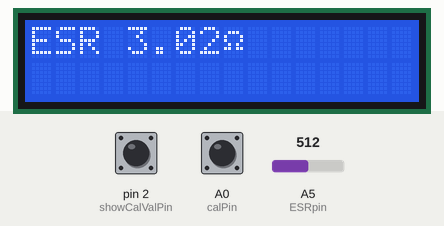
This sketch was run on a simulated Arduino Uno, built with avr-gcc and run on an emulated ATmega328P. On the bench: 16×2 character LCD. The test bench sets the inputs (shaded band); at power-on: A0 (calPin) HIGH, A5 (ESRpin) = 512, pin 2 (showCalValPin) HIGH.

Above: at 1.2 s.
1.3 s: A0 (calPin) pulled LOW for 0.15 s
At 2.2 s:
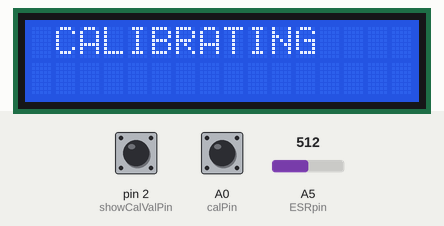
3.9 s: A5 (ESRpin) set to 55
At 5.0 s:
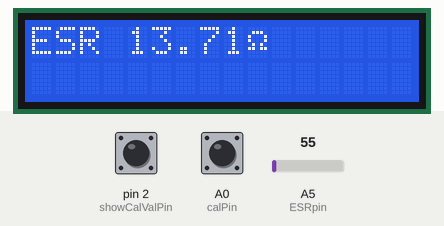
5.8 s: A5 (ESRpin) set to 45
At 7.4 s:
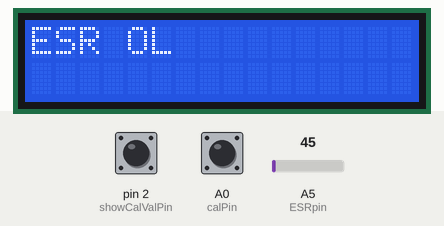
7.7 s: pin 2 (showCalValPin) pulled LOW for 0.15 s
At 8.8 s:
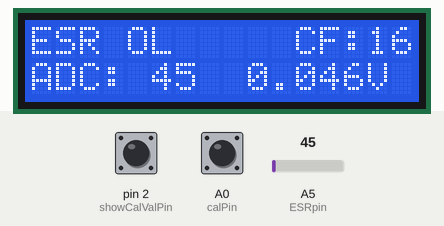
9.6 s: A5 (ESRpin) set to 74
At 10.9 s:
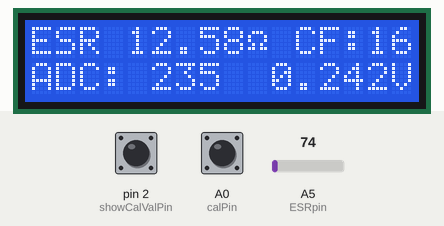
11.6 s: A0 (calPin) pulled LOW for 1 s
At 14.7 s:
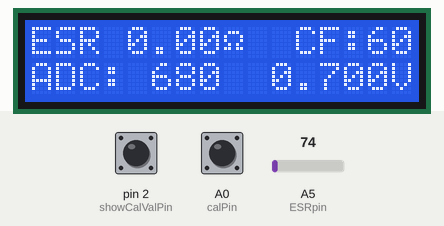
Timing chart, 0 to 15.4 s (numbered marks = the images above; inputs shaded):
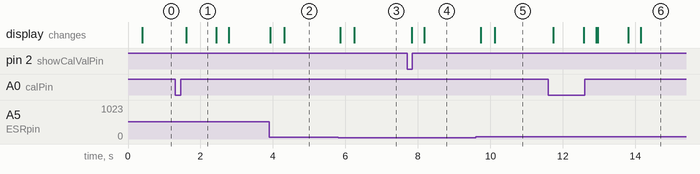

The sketch:

ArduinoESRshieldV1.ino
```cpp
/*
 ESR_CODE
 Reads an analog input on pin 5, converts it to a Equivalent Series Resistance in ohms.
 Prints the result to a LCD.
 To be used with ESR Shield Rev 1 and Arduino Uno R3 with 1.1 volt internal reference.

 Arduino Pins Used:

    A0:  A0 is used by the SainSmart analog buttons. Since I am using the 1.1 volt internal reference for A5 the
         only buttons that will work are the UP, DOWN, and Right. They all call the Calibrate method.

    A5:  A5 is used to read the rectified voltage output by the second op amp.

    D2:  D2 is assigned as an external interrupt. This method sets a flag to display calibration detail on the lcd
         and can also be used to call the calibration method should an LCD be used that doesn't have buttons.

    The ESR Shield must be manually spanned using trim pots R9 and R5 such that the output ESRpin (A5) reads:
      Calibration:
      Leads shorted:  Volt should = 700 mV
      10 Ohms:        Volt should = 295 mV

      Calibration Procedure:
        Remove LCD shield if installed.
        Center the precision trim pots R5 (Attenuation), R6 (Frequency) and R9 (Load).

        Frequency Calibration:
            With the ESR shield installed on the Arduino Uno connect a DMM (set to Hz), Frequency Counter
            or an Oscilloscope to pin 1 of the op amp on the ESR shield and adjust trim pot R6 to set the
            desired frequency, typically 100khz.

        Voltage Output Calibration:
            Short the ESR shield test leads together.
            Using a voltmeter, measure the DC voltage across pin A5 of the ESR shield and ground.
            Adjust trim pot R9 until the voltmeter reads 700 mV.
            Remove the test leads and put them across a tested 10 ohm 1% (or better) precision resistor.
            Adjust trim pot R5 until the voltmeter reads 295 mV.
            Short the leads together again and check the voltmeter.
            Adjust trim pot R9 until the voltmeter reads 700 mV.
            Continue going back and forth until the readings are stable @ 700mV shorted and 295mV @ 10 ohms.
            A few mV one way or the other is fine, it doesn't have to be perfect.
            We will trim it with the calibration factors, just get it close.

        Connect the LCD shield if installed.

 By Dennis Hill
 03/05/2013
 */

// include the library code:
#include <LiquidCrystal.h>

//  -= Using SainSmart LCD Shield =-
// LCD Pins RS, En, D4, D5, D6, D7
// Create an instance of the LiquidCrystal class and name it lcd.
LiquidCrystal lcd(8, 9, 4, 5, 6, 7);

// ESR Shield R1 uses the Arduino Uno analog pin 5 (019) to measure voltage
// and then converts the measured value to resistance.
const int ESRpin = A5;

// Analog pin 0 used by the SainSmart LCD shield buttons. We will use these to request
// calibration.
const int calPin = A0;

// This value will be used to set the base value of the ADC noise floor.
const byte noiseFloor = 50;

// This is the pin used to setup an external interrupt to poll the show
// calibration request button on digital pin 2.
const int showCalValPin = 2;

// This constant is used to convert the ADC value into voltage.
// This value is used when the ADC reference value is set to 1.1 volts.
// Change this value to fine tune your Arduino.
const float voltageStep = 0.00103;

// Variable used to hold value read from ADC.
unsigned  int adcVal = 0;

// Variable used to accumulate ADC values.
unsigned long adcTemp = 0;

// Variable used to hold calculated voltage value from ADC.
float voltage = 0;

// Variable to hold calculated resistance measurement derived from ADC value.
float ohms = 0;

// Variable used to hold the ADC calibration factor.
int adcCorrection = 0;

// Interrupt variable used to signal calibration function is requested.
volatile boolean calFlag = false;

// Interrupt variable used to signal the display of calibration values is requested.
volatile boolean showCalFlag = false;

// Variable used to toggle display of the calibration values.
boolean showCal = false;

// Not implemented in this version.
// Variable to adjust LCD back-light intensity.
// byte BackLightPWM = 0;

// Measured ADC values at specified resistance.
const float _1ohm = 622;
const float _2ohm = 569;
const float _3ohm = 521;
const float _4ohm = 478;
const float _5ohm = 439;
const float _6ohm = 403;
const float _7ohm = 371;
const float _8ohm = 341;
const float _9ohm = 314;
const float _10ohm = 290;
const float _11ohm = 267;
const float _12ohm = 246;
const float _13ohm = 227;
const float _14ohm = 210;
const float _15ohm = 193;
const float _16ohm = 178;
const float _17ohm = 164;
const float _18ohm = 151;
const float _19ohm = 139;
const float _20ohm = 128;
const float _21ohm = 118;

/* -============================ SETUP ============================- */
void setup() {
    // Initialize the LCD; 16 Columns x 2 Lines.
    lcd.begin(16, 2);

    // Configure pin (A0) as an input for requesting calibration.
    pinMode(calPin, INPUT);

    // Turn on the internal pull-up resistor on pin (A0).
    digitalWrite(calPin, HIGH);

   // Run the method to initialize the pinChange interrupt in order to poll calPin (A0)
   // for calibration requests.
   initLCDbuttonInterrupt();

   // Uno only!!!
   // Set the ADC voltage reference to the internal 1.1 volt reference.
   analogReference(INTERNAL);

   // Configure digital pin showCalValPin (2) as an input.
   pinMode(showCalValPin,INPUT);

   // Turn on the internal pull-up resistor on showCalValPin (2).
   digitalWrite(showCalValPin,HIGH);

   // Attach external interrupt 0 to showCalValPin (pin 2), trigger on the falling edge
   // and call the interruptESRshieldButton method when the event fires.
   attachInterrupt(0, interruptESRshieldButton, FALLING);

 }
/* -============================ end SETUP end ============================- */


/* -============================ LOOP ============================- */
void loop() {
    /*
    Purpose:
        Checks calFlag each time through and calls Calibrate routine if needed.
        Checks showCalFlag and toggles the display of calibration values if needed.
        Then reads 64 samples of the ADC on analog pin 5.
        Calculates a mean ADC value and determines the voltage.
        Calls the esrCalc function that interpolates the resistance from the ADC mean value.
    */

    if (calFlag)            // Check to see if user requested a calibration.
    {						// i.e., User pressed up button on LCD/Button shield.
        Calibrate();        // Call the Calibration procedure.
        calFlag = false;    // Reset the request flag.
    }

    if (showCalFlag)           // Check to see if user requested display of calibration values.
    {						   // User pressed the button on the ESR Shield.
        showCal = ~showCal;    // Toggle the display flag of the calibration values.
        showCalFlag = false;   // Reset the request flag.
        lcd.clear();           // Clear the text on the LCD.
    }

    adcTemp = 0;                       // Initialize the variable to hold the ADC sample values.
    for (int i=0; i <= 64; i++)        // Measure the voltage on the ESRpin 64 times.
    {
        adcVal = analogRead(ESRpin);   // Read voltage on analog pin 5
        adcTemp = adcTemp + adcVal;    // Save and accumulate sample.
        delay(5);                      // Added to stabilize the LCD display flicker
    }								   // and allow the ADC some recovery time to reduce noise.

    // The 64 sample values are shifted right 6 binary places which actually divides the accumulated
    // values by 64 giving us a mean value.
    adcVal = adcTemp >> 6;  // Divide accumulated sample value by 64, the number of sample loops.

    // If the resulting ADC value is above noiseFloor of the ADC, the correction factor will be added to
    // the mean ADC value. The correction factor may be either positive or negative.
    if (adcVal > noiseFloor) adcVal += adcCorrection;

    // Calculate the voltage measurement from the mean ADC value.
    // 10 bit ADC has 1023 steps relative to a 1.1 volt reference.
    // 1.1 / 1023 = 0.0010752 which gives us a 1.0752mV resolution.
    voltage = adcVal * voltageStep;         // Convert the analog reading for Uno with 1.1V Ref
                                            // This is set to a custom value for my ADC.
                                            // Change voltageStep as needed.

    // Call the esrCalc function to calculate the resistance from the mean ADC value.
    ohms = esrCalc(adcVal);

    // We can now display the results
    lcd.setCursor(0,0);                // Reset the cursor to the 1st column on the first line.
    lcd.print("ESR         ");         // Print identifier with spaces to clear previous values.
    lcd.setCursor(4,0);                // Then reset cursor to column 5, line 1, for the value.

    if (adcVal > noiseFloor)           // If the ADC mean value is greater than the noise floor
    {                                  // we will print the resistance value.

		lcd.print(ohms,2);                 // Print the resistance value with 2 decimal place precision.
		lcd.print((char) 0xF4);            // Print the Omega character that is stored in the LCD ROM.
    }
    else lcd.print("OL");              // If we are below the noise floor of the ADC print the
                                       // Open Loop (OL) abbr.

   if (showCal)                        // Check the showCal flag and see if the user wants to view
   {	                               // the calibration values.
        lcd.setCursor(11,0);           // Set the cursor to column 12, line 1.
        lcd.print("CF:");              // CF = ADC Correction Factor.
        lcd.print(adcCorrection);      // Print the ADC Correction Factor value.

        lcd.setCursor(0,1);            // Move the cursor to column 1, line 2.
        lcd.print("ADC:            "); // Print ADC with spaces to clear previous values.
        lcd.setCursor(5,1);            // Set cursor to column 6, line 1.
        lcd.print(adcVal);             // Print the ADC value.
        lcd.print("  ");               // Print a couple of spaces.
        lcd.print(voltage,3);          // Then print the calculated voltage with 3 decimal precision.
        lcd.print("V");                // Then print the identifier.
   }
   delay(50);						   // Just another wait state to let the LCD catch up.
}
/* -============================ end LOOP end ============================- */


/* -============================ Calibrate ============================- */
void Calibrate(void)
{
    /*
    PURPOSE:
    Calibrates the ADC by reading in 64 samples, averaging them, and then subtracting the measured value
    from 680 which is the target ADC value for zero resistance.

    NOTE:
    The test leads on the ESR shield must be shorted together in order to preform this procedure.
    */

    unsigned int adcVal;            // Variable used to hold value read from ADC.
    unsigned long tempADCval = 0;   // Variable used to accumulate ADC values.

    lcd.clear();                    // Clears the LCD display.
    lcd.print(" CALIBRATING ");     // Inform user calibration is in progress.

    for (int i=0; i <= 64; i++)            // Sample ESRpin 64 times.
    {
        adcVal = analogRead(ESRpin);       //Read voltage on analog pin 5
        tempADCval = tempADCval + adcVal;  // Save and accumulate sample.
        delay(5);                          // Added to stabilize the LCD display flicker
    }                                      // and allow the ADC some recovery time to reduce noise.

    adcVal =  tempADCval >> 6;		 // Divide accumulated sample value by 64, the number of sample loops.

    adcCorrection = 680 - adcVal;    // 680 is the target value for the ADC (700 mV)
                                     // Correction factor is the difference
    delay(500);        // Wait about half a second so the user can see the calibrating text on the display.
    lcd.clear();       // Then clear the LCD display.

}
/* -============================ end Calibrate end ============================- */


/* -============================ esrCalc ============================- */
float esrCalc(unsigned int adc)
{
    /*
    PURPOSE:
    Interpolates resistance value from input ADC measurement. Resistance values were measured through resistors
    at assumed values of 1 through 20 ohms at 1 ohm intervals.

     */
	if (adc > 621) return mapf(adc, 680, _1ohm, 0, 1);		// 0 - 1 Ohms

	else if (adc > 568) return mapf(adc, _1ohm, _2ohm, 1, 2);	// 1 - 2 Ohms
	else if (adc > 520) return mapf(adc, _2ohm, _3ohm, 2, 3);	// 2 - 3 Ohms
	else if (adc > 477) return mapf(adc, _3ohm, _4ohm, 3, 4);	// 3 - 4 Ohms
	else if (adc > 438) return mapf(adc, _4ohm, _5ohm, 4, 5);	// 4 - 5 Ohms
	else if (adc > 402) return mapf(adc, _5ohm, _6ohm, 5, 6);	// 5 - 6 Ohms
	else if (adc > 370) return mapf(adc, _6ohm, _7ohm, 6, 7);	// 6 - 7 Ohms
	else if (adc > 340) return mapf(adc, _7ohm, _8ohm, 7, 8);	// 7 - 8 Ohms
	else if (adc > 313) return mapf(adc, _8ohm, _9ohm, 8, 9);	// 8 - 9 Ohms
	else if (adc > 289) return mapf(adc, _9ohm, _10ohm, 9, 10);	// 9 - 10 Ohms
	else if (adc > 266) return mapf(adc, _10ohm, _11ohm, 10, 11);	// 10 - 11 Ohms
	else if (adc > 245) return mapf(adc, _11ohm, _12ohm, 11, 12);	// 11 - 12 Ohms
	else if (adc > 226) return mapf(adc, _12ohm, _13ohm, 12, 13);	// 12 - 13 Ohms
	else if (adc > 209) return mapf(adc, _13ohm, _14ohm, 13, 14);	// 13 - 14 Ohms
	else if (adc > 192) return mapf(adc, _14ohm, _15ohm, 14, 15); // 14 - 15 Ohms
	else if (adc > 177) return mapf(adc, _15ohm, _16ohm, 15, 16);	// 15 - 16 Ohms
	else if (adc > 163) return mapf(adc, _16ohm, _17ohm, 16, 17); // 16 - 17 Ohms
	else if (adc > 150) return mapf(adc, _17ohm, _18ohm, 17, 18); // 17 - 18 Ohms
	else if (adc > 138) return mapf(adc, _18ohm, _19ohm, 18, 19); // 18 - 19 Ohms
	else if (adc > 127) return mapf(adc, _19ohm, _20ohm, 19, 20); // 19 - 20 Ohms
	else return mapf(adc, _20ohm, _21ohm, 20, 21); // 20 Ohms to Noise Floor.

}
/* -============================ end esrCalc end ============================- */


/* -============================ esrCalc ============================- */
    /*
    PURPOSE:
	Just a version that accepts floating number values instead of the Arduino map function that uses long integers.
	*/
float mapf(float x, float in_min, float in_max, float out_min, float out_max)
{
  return (x - in_min) * (out_max - out_min) / (in_max - in_min) + out_min;
}
/* -============================ esrCalc ============================- */


/* -============================ ***INTERRUPT*** ============================- */

/*
 -============================ interruptESRshieldButton ============================-
 This is the external interrupt handler for external interrupt 0 on digital pin 2.
 This procedure was assigned to interrupt 0 in the setup routine by the
 "attachInterrupt(0, interruptESRshieldButton, FALLING)" method.
 This is the interrupt routine is called when the button on the ESR shield is pressed.
*/
void interruptESRshieldButton(void)
{
    showCalFlag = true;  // Set the show calibration values request flag.
    //calFlag = true;    // This can also be used to request calibration for LCD shields without buttons.
}
/* -============================ end interruptESRshieldButton end ============================- */


/*
 -============================ initLCDbuttonInterrupt ============================-
 This method initializes the Pin Change Interrupt -=ISR(PCINT1)=-.
 This method is called only once by the setup routine.
 We will use this polling method to detect when the SainSmart LCD shield buttons are pressed.
 The LCD shield buttons are connected to analog pin 0 on the Arduino. When pressed, the buttons
 pull-down the voltage on analog pin 0 by connecting the other side of the button switch to ground
 through a resistor. The button pressed can then be identified by the voltage read on analog pin 0.
 Using the 1.1 volt ADC internal reference for this project limits the buttons that can be read.
 The UP, DOWN and RIGHT buttons are the only buttons detected as a result. Any of which will
 fire the pin change event and set the calibration request flag, calFlag.
 */
void initLCDbuttonInterrupt(){
  cli();		// Switch interrupts off while messing with their settings.
  PCICR =0x02;          // Enable PCINT1 interrupt.
  PCMSK1 = 0b00000001;  // Set the calPin (A0) Pin Change enable bit.
  sei();		// Turn interrupts back on.
}
/* -============================ end initLCDbuttonInterrupt end ============================- */

/*
 -============================ ***ISR(PCINT1_vect)*** ============================-
 This is the Pin Change Interrupt Handler Method for -=ISR(PCINT1)=-.
 This method is called when one of LCD shield UP, DOWN or Right buttons are pressed.
 This method simply sets a flag that is checked in the main loop to determine if calibration is requested.
 */
ISR(PCINT1_vect) {    // Interrupt service routine.
	calFlag = true;
}
/* -============================ end --ISR(PCINT1_vect)-- end ============================- */

/* -============================ end ***INTERRUPT*** end ============================- */

//END ESR_CodeV1
```

Measured:
- the behaviour switches between 51 and 50 on A5 (ESRpin) (found by bisection; images 2 and 3)
- after the input at 1.3 s, the display: changes after 0.31 s (image 1)
- after the input at 3.9 s, the display: first changes at once (image 2 shows a later state)
- after the input at 5.8 s, the display: first changes after 0.06 s (image 3 shows a later state)
- after the input at 7.7 s, the display: first changes after 0.13 s (image 4 shows a later state)
- after the input at 9.6 s, the display: first changes after 0.13 s (image 5 shows a later state)
- after the input at 11.6 s, the display: first changes after 0.14 s (image 6 shows a later state)
